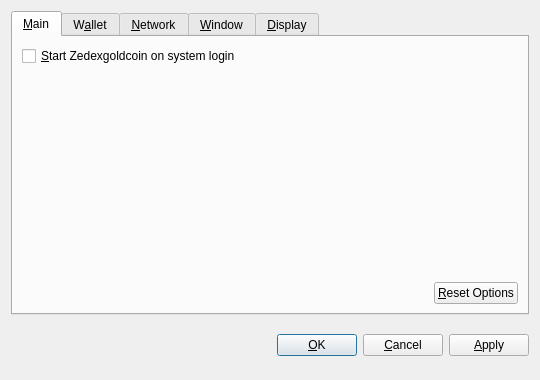
<?xml version="1.0" encoding="UTF-8"?>
<ui version="4.0">
 <class>OptionsDialog</class>
 <widget class="QDialog" name="OptionsDialog">
  <property name="geometry">
   <rect>
    <x>0</x>
    <y>0</y>
    <width>540</width>
    <height>380</height>
   </rect>
  </property>
  <property name="windowTitle">
   <string>Options</string>
  </property>
  <property name="modal">
   <bool>true</bool>
  </property>
  <layout class="QVBoxLayout" name="verticalLayout">
   <item>
    <widget class="QTabWidget" name="tabWidget">
     <property name="tabPosition">
      <enum>QTabWidget::North</enum>
     </property>
     <property name="currentIndex">
      <number>0</number>
     </property>
     <widget class="QWidget" name="tabMain">
      <attribute name="title">
       <string>&amp;Main</string>
      </attribute>
      <layout class="QVBoxLayout" name="verticalLayout_Main">
       <item>
        <widget class="QCheckBox" name="bitcoinAtStartup">
         <property name="toolTip">
          <string>Automatically start Zedexgoldcoin after logging in to the system.</string>
         </property>
         <property name="text">
          <string>&amp;Start Zedexgoldcoin on system login</string>
         </property>
        </widget>
       </item>
       <item>
        <spacer name="verticalSpacer_Main">
         <property name="orientation">
          <enum>Qt::Vertical</enum>
         </property>
         <property name="sizeHint" stdset="0">
          <size>
           <width>20</width>
           <height>40</height>
          </size>
         </property>
        </spacer>
       </item>
       <item>
        <layout class="QHBoxLayout" name="horizontalLayout_2_Main">
         <item>
          <spacer name="horizontalSpacer_2_Main">
           <property name="orientation">
            <enum>Qt::Horizontal</enum>
           </property>
           <property name="sizeHint" stdset="0">
            <size>
             <width>40</width>
             <height>20</height>
            </size>
           </property>
          </spacer>
         </item>
         <item>
          <widget class="QPushButton" name="resetButton">
           <property name="toolTip">
            <string>Reset all client options to default.</string>
           </property>
           <property name="text">
            <string>&amp;Reset Options</string>
           </property>
           <property name="autoDefault">
            <bool>false</bool>
           </property>
          </widget>
         </item>
        </layout>
       </item>
      </layout>
     </widget>
     <widget class="QWidget" name="tabWallet">
      <attribute name="title">
       <string>W&amp;allet</string>
      </attribute>
      <layout class="QVBoxLayout" name="verticalLayout_Network">
       <item>
        <widget class="QLabel" name="transactionFeeInfoLabel">
         <property name="text">
          <string>Optional transaction fee per kB that helps make sure your transactions are processed quickly. Most transactions are 1 kB.</string>
         </property>
         <property name="textFormat">
          <enum>Qt::PlainText</enum>
         </property>
         <property name="wordWrap">
          <bool>true</bool>
         </property>
        </widget>
       </item>
       <item>
        <layout class="QHBoxLayout" name="horizontalLayout_1_Main">
         <item>
          <widget class="QLabel" name="transactionFeeLabel">
           <property name="text">
            <string>Pay transaction &amp;fee</string>
           </property>
           <property name="textFormat">
            <enum>Qt::PlainText</enum>
           </property>
           <property name="buddy">
            <cstring>transactionFee</cstring>
           </property>
          </widget>
         </item>
         <item>
          <widget class="BitcoinAmountField" name="transactionFee"/>
         </item>
         <item>
          <spacer name="horizontalSpacer_1_Main">
           <property name="orientation">
            <enum>Qt::Horizontal</enum>
           </property>
           <property name="sizeHint" stdset="0">
            <size>
             <width>40</width>
             <height>20</height>
            </size>
           </property>
          </spacer>
         </item>
        </layout>
       </item>
       <item>
        <widget class="QLabel" name="label">
         <property name="text">
          <string>If you disable the spending of unconfirmed change, the change from a transaction cannot be used until that transaction has at least one confirmation. This also affects how your balance is computed.</string>
         </property>
         <property name="wordWrap">
          <bool>true</bool>
         </property>
        </widget>
       </item>
       <item>
        <widget class="QCheckBox" name="spendZeroConfChange">
         <property name="text">
          <string>Spend unconfirmed change  (experts only)</string>
         </property>
        </widget>
       </item>
       <item>
        <spacer name="verticalSpacer">
         <property name="orientation">
          <enum>Qt::Vertical</enum>
         </property>
         <property name="sizeHint" stdset="0">
          <size>
           <width>20</width>
           <height>40</height>
          </size>
         </property>
        </spacer>
       </item>
      </layout>
     </widget>
     <widget class="QWidget" name="tabNetwork">
      <attribute name="title">
       <string>&amp;Network</string>
      </attribute>
      <layout class="QVBoxLayout" name="verticalLayout_Network">
       <item>
        <widget class="QCheckBox" name="mapPortUpnp">
         <property name="toolTip">
          <string>Automatically open the Zedexgoldcoin client port on the router. This only works when your router supports UPnP and it is enabled.</string>
         </property>
         <property name="text">
          <string>Map port using &amp;UPnP</string>
         </property>
        </widget>
       </item>
       <item>
        <widget class="QCheckBox" name="connectSocks">
         <property name="toolTip">
          <string>Connect to the Zedexgoldcoin network through a SOCKS proxy (e.g. when connecting through Tor).</string>
         </property>
         <property name="text">
          <string>&amp;Connect through SOCKS proxy:</string>
         </property>
        </widget>
       </item>
       <item>
        <layout class="QHBoxLayout" name="horizontalLayout_Network">
         <item>
          <widget class="QLabel" name="proxyIpLabel">
           <property name="text">
            <string>Proxy &amp;IP:</string>
           </property>
           <property name="textFormat">
            <enum>Qt::PlainText</enum>
           </property>
           <property name="buddy">
            <cstring>proxyIp</cstring>
           </property>
          </widget>
         </item>
         <item>
          <widget class="QValidatedLineEdit" name="proxyIp">
           <property name="maximumSize">
            <size>
             <width>140</width>
             <height>16777215</height>
            </size>
           </property>
           <property name="toolTip">
            <string>IP address of the proxy (e.g. 127.0.0.1)</string>
           </property>
          </widget>
         </item>
         <item>
          <widget class="QLabel" name="proxyPortLabel">
           <property name="text">
            <string>&amp;Port:</string>
           </property>
           <property name="textFormat">
            <enum>Qt::PlainText</enum>
           </property>
           <property name="buddy">
            <cstring>proxyPort</cstring>
           </property>
          </widget>
         </item>
         <item>
          <widget class="QLineEdit" name="proxyPort">
           <property name="maximumSize">
            <size>
             <width>55</width>
             <height>16777215</height>
            </size>
           </property>
           <property name="toolTip">
            <string>Port of the proxy (e.g. 9050)</string>
           </property>
          </widget>
         </item>
         <item>
          <widget class="QLabel" name="socksVersionLabel">
           <property name="text">
            <string>SOCKS &amp;Version:</string>
           </property>
           <property name="textFormat">
            <enum>Qt::PlainText</enum>
           </property>
           <property name="buddy">
            <cstring>socksVersion</cstring>
           </property>
          </widget>
         </item>
         <item>
          <widget class="QValueComboBox" name="socksVersion">
           <property name="toolTip">
            <string>SOCKS version of the proxy (e.g. 5)</string>
           </property>
          </widget>
         </item>
         <item>
          <spacer name="horizontalSpacer_Network">
           <property name="orientation">
            <enum>Qt::Horizontal</enum>
           </property>
           <property name="sizeHint" stdset="0">
            <size>
             <width>40</width>
             <height>20</height>
            </size>
           </property>
          </spacer>
         </item>
        </layout>
       </item>
       <item>
        <spacer name="verticalSpacer_Network">
         <property name="orientation">
          <enum>Qt::Vertical</enum>
         </property>
         <property name="sizeHint" stdset="0">
          <size>
           <width>20</width>
           <height>40</height>
          </size>
         </property>
        </spacer>
       </item>
      </layout>
     </widget>
     <widget class="QWidget" name="tabWindow">
      <attribute name="title">
       <string>&amp;Window</string>
      </attribute>
      <layout class="QVBoxLayout" name="verticalLayout_Window">
       <item>
        <widget class="QCheckBox" name="minimizeToTray">
         <property name="toolTip">
          <string>Show only a tray icon after minimizing the window.</string>
         </property>
         <property name="text">
          <string>&amp;Minimize to the tray instead of the taskbar</string>
         </property>
        </widget>
       </item>
       <item>
        <widget class="QCheckBox" name="minimizeOnClose">
         <property name="toolTip">
          <string>Minimize instead of exit the application when the window is closed. When this option is enabled, the application will be closed only after selecting Quit in the menu.</string>
         </property>
         <property name="text">
          <string>M&amp;inimize on close</string>
         </property>
        </widget>
       </item>
       <item>
        <spacer name="verticalSpacer_Window">
         <property name="orientation">
          <enum>Qt::Vertical</enum>
         </property>
         <property name="sizeHint" stdset="0">
          <size>
           <width>20</width>
           <height>40</height>
          </size>
         </property>
        </spacer>
       </item>
      </layout>
     </widget>
     <widget class="QWidget" name="tabDisplay">
      <attribute name="title">
       <string>&amp;Display</string>
      </attribute>
      <layout class="QVBoxLayout" name="verticalLayout_Display">
       <item>
        <layout class="QHBoxLayout" name="horizontalLayout_1_Display">
         <item>
          <widget class="QLabel" name="langLabel">
           <property name="text">
            <string>User Interface &amp;language:</string>
           </property>
           <property name="textFormat">
            <enum>Qt::PlainText</enum>
           </property>
           <property name="buddy">
            <cstring>lang</cstring>
           </property>
          </widget>
         </item>
         <item>
          <widget class="QValueComboBox" name="lang">
           <property name="toolTip">
            <string>The user interface language can be set here. This setting will take effect after restarting Zedexgoldcoin.</string>
           </property>
          </widget>
         </item>
        </layout>
       </item>
       <item>
        <layout class="QHBoxLayout" name="horizontalLayout_2_Display">
         <item>
          <widget class="QLabel" name="unitLabel">
           <property name="text">
            <string>&amp;Unit to show amounts in:</string>
           </property>
           <property name="textFormat">
            <enum>Qt::PlainText</enum>
           </property>
           <property name="buddy">
            <cstring>unit</cstring>
           </property>
          </widget>
         </item>
         <item>
          <widget class="QValueComboBox" name="unit">
           <property name="toolTip">
            <string>Choose the default subdivision unit to show in the interface and when sending coins.</string>
           </property>
          </widget>
         </item>
        </layout>
       </item>
       <item>
        <widget class="QCheckBox" name="displayAddresses">
         <property name="toolTip">
          <string>Whether to show Zedexgoldcoin addresses in the transaction list or not.</string>
         </property>
         <property name="text">
          <string>&amp;Display addresses in transaction list</string>
         </property>
        </widget>
       </item>
       <item>
        <widget class="QCheckBox" name="coinControlFeatures">
         <property name="toolTip">
          <string>Whether to show coin control features or not.</string>
         </property>
         <property name="text">
          <string>Display coin &amp;control features (experts only!)</string>
         </property>
        </widget>
       </item>
       <item>
        <spacer name="verticalSpacer_Display">
         <property name="orientation">
          <enum>Qt::Vertical</enum>
         </property>
         <property name="sizeHint" stdset="0">
          <size>
           <width>20</width>
           <height>40</height>
          </size>
         </property>
        </spacer>
       </item>
      </layout>
     </widget>
    </widget>
   </item>
   <item>
    <layout class="QHBoxLayout" name="horizontalLayout_Buttons">
     <item>
      <spacer name="horizontalSpacer_1">
       <property name="orientation">
        <enum>Qt::Horizontal</enum>
       </property>
       <property name="sizeHint" stdset="0">
        <size>
         <width>40</width>
         <height>48</height>
        </size>
       </property>
      </spacer>
     </item>
     <item>
      <widget class="QLabel" name="statusLabel">
       <property name="font">
        <font>
         <weight>75</weight>
         <bold>true</bold>
        </font>
       </property>
       <property name="text">
        <string/>
       </property>
       <property name="textFormat">
        <enum>Qt::PlainText</enum>
       </property>
       <property name="wordWrap">
        <bool>true</bool>
       </property>
      </widget>
     </item>
     <item>
      <spacer name="horizontalSpacer_2">
       <property name="orientation">
        <enum>Qt::Horizontal</enum>
       </property>
       <property name="sizeHint" stdset="0">
        <size>
         <width>40</width>
         <height>48</height>
        </size>
       </property>
      </spacer>
     </item>
     <item>
      <widget class="QPushButton" name="okButton">
       <property name="text">
        <string>&amp;OK</string>
       </property>
      </widget>
     </item>
     <item>
      <widget class="QPushButton" name="cancelButton">
       <property name="text">
        <string>&amp;Cancel</string>
       </property>
       <property name="autoDefault">
        <bool>false</bool>
       </property>
      </widget>
     </item>
     <item>
      <widget class="QPushButton" name="applyButton">
       <property name="text">
        <string>&amp;Apply</string>
       </property>
       <property name="autoDefault">
        <bool>false</bool>
       </property>
      </widget>
     </item>
    </layout>
   </item>
  </layout>
 </widget>
 <customwidgets>
  <customwidget>
   <class>BitcoinAmountField</class>
   <extends>QSpinBox</extends>
   <header>bitcoinamountfield.h</header>
  </customwidget>
  <customwidget>
   <class>QValueComboBox</class>
   <extends>QComboBox</extends>
   <header>qvaluecombobox.h</header>
  </customwidget>
  <customwidget>
   <class>QValidatedLineEdit</class>
   <extends>QLineEdit</extends>
   <header>qvalidatedlineedit.h</header>
  </customwidget>
 </customwidgets>
 <resources/>
 <connections/>
</ui>
